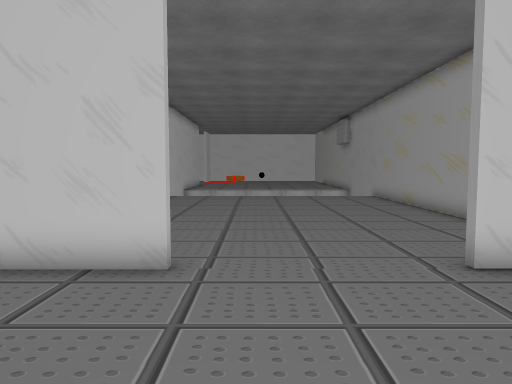
[1] (above)

12 first-person views from a walk through a 3-D level made in the Unity game engine. The camera is 1.3 m above the floor, tilts 4° down and sees 70° across. Doors are open. The floor is counted in squares, 0.8 m on a side. Each view is taken from the middle of a square. On the plan, view 1 faces up. The plan holds only what a view shows up to about 17 squares ahead; the rest is blank. The place goes on beyond the plan. The player character is not drawn. Some animated figures are left out.

[2]
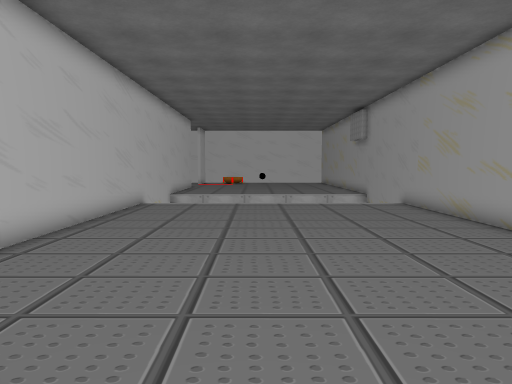

[3]
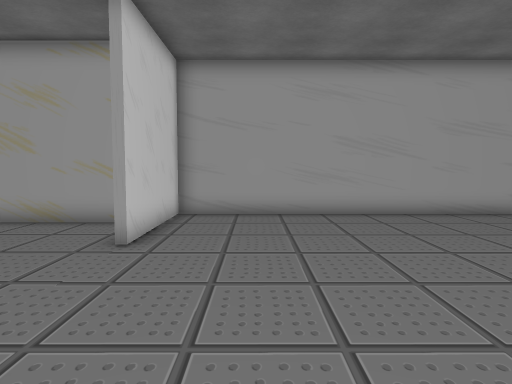

[4]
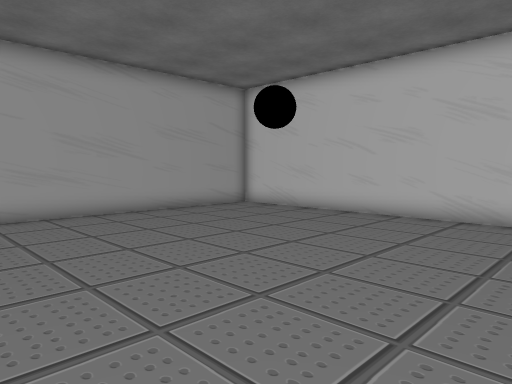

[5]
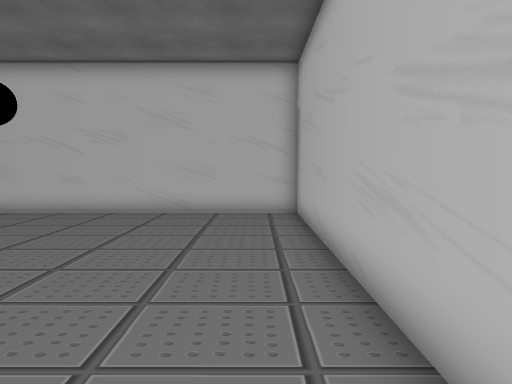

[6]
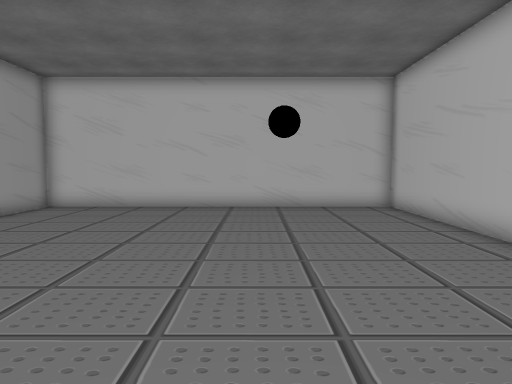

[7]
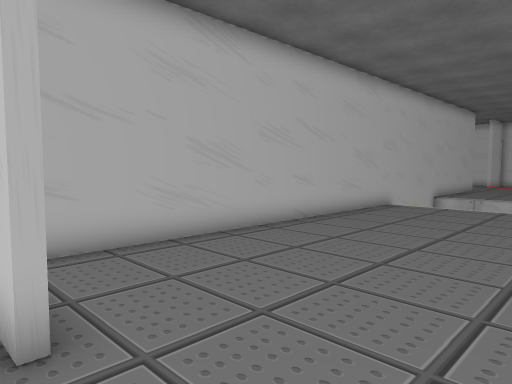

[8]
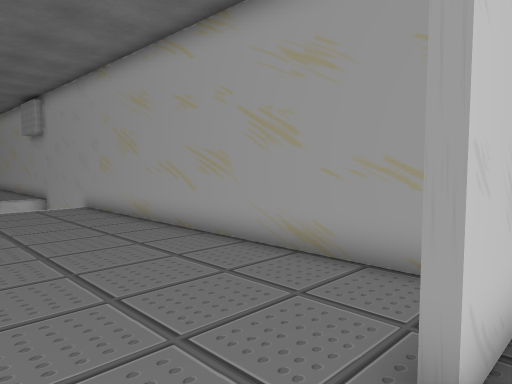

[9]
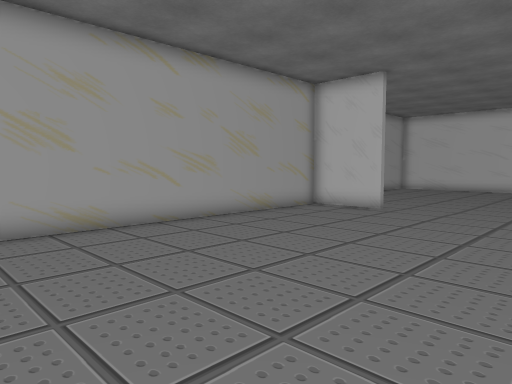

[10]
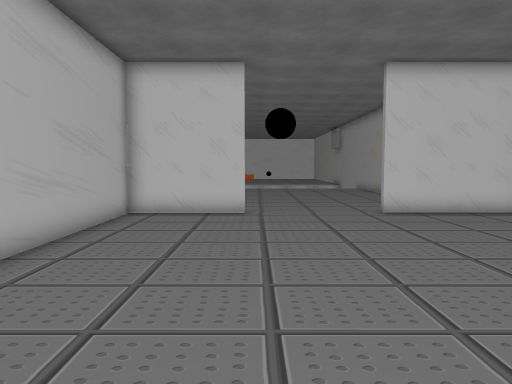

[11]
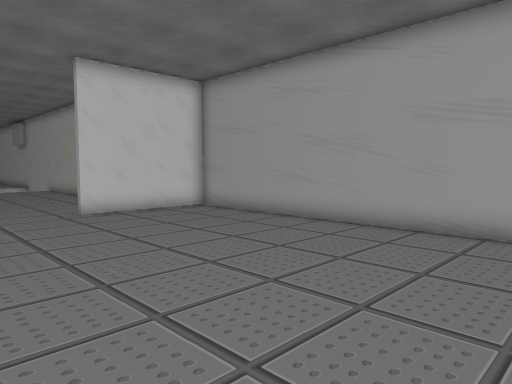

[12]
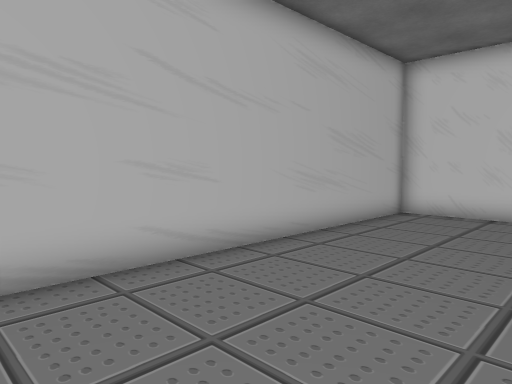

### Floor plan
Points are (right, up) in squares from view 1. A wall is a line through its corners. A room is listed if a view was taken in it or the views show most of it. See-through windows are left out.
Room 1 (views 1, 2, 3, 4, 5, 7, 8, 10, 11, 12)
walls: (-1.4, 5.6) (-5.4, 5.6) (-5.4, -7.7) (8.4, -7.7) (8.4, 5.6) (3.4, 5.6)
ways out: open door at (1, 6) to room 2
Room 2 (views 6, 9)
walls: (-5, 21) (-5, 6.8); (3.4, 5.9) (6.5, 5.9) (6.5, 22.5)
ways out: open door at (1, 6) to room 1

Positions as (right, up) in squares from view 1, and headings:
1: (0, 0), facing up
2: (0, 4), facing up
3: (-4, 3), facing right
4: (-4, 4), facing down-right
5: (-4, 5), facing down
6: (0, 7), facing down
7: (2, 5), facing up-left
8: (1, 5), facing up-right
9: (-3, 19), facing down-right
10: (-1, -7), facing up
11: (-1, -7), facing up-right
12: (0, -7), facing up-left
